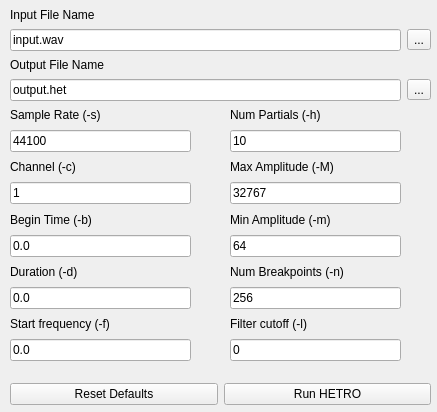
   <widget class="QWidget" name="tab_2" >
    <property name="geometry" >
     <rect>
      <x>0</x>
      <y>0</y>
      <width>437</width>
      <height>412</height>
     </rect>
    </property>
    <attribute name="title" >
     <string>HETRO</string>
    </attribute>
    <widget class="QWidget" name="layoutWidget_6" >
     <property name="geometry" >
      <rect>
       <x>10</x>
       <y>370</y>
       <width>421</width>
       <height>49</height>
      </rect>
     </property>
     <layout class="QHBoxLayout" >
      <item>
       <widget class="QPushButton" name="hetResetPushButton" >
        <property name="text" >
         <string>Reset Defaults</string>
        </property>
       </widget>
      </item>
      <item>
       <widget class="QPushButton" name="hetRunPushButton" >
        <property name="text" >
         <string>Run HETRO</string>
        </property>
       </widget>
      </item>
     </layout>
    </widget>
    <widget class="QWidget" name="layoutWidget" >
     <property name="geometry" >
      <rect>
       <x>230</x>
       <y>100</y>
       <width>171</width>
       <height>261</height>
      </rect>
     </property>
     <layout class="QVBoxLayout" >
      <property name="spacing" >
       <number>0</number>
      </property>
      <item>
       <widget class="QLabel" name="label_16" >
        <property name="text" >
         <string>Num Partials (-h)</string>
        </property>
       </widget>
      </item>
      <item>
       <widget class="QLineEdit" name="hetPartialsLineEdit" >
        <property name="text" >
         <string>10</string>
        </property>
       </widget>
      </item>
      <item>
       <widget class="QLabel" name="label_15" >
        <property name="text" >
         <string>Max Amplitude (-M)</string>
        </property>
       </widget>
      </item>
      <item>
       <widget class="QLineEdit" name="hetMaxLineEdit" >
        <property name="text" >
         <string>32767</string>
        </property>
       </widget>
      </item>
      <item>
       <widget class="QLabel" name="label_14" >
        <property name="text" >
         <string>Min Amplitude (-m)</string>
        </property>
       </widget>
      </item>
      <item>
       <widget class="QLineEdit" name="hetMinLineEdit" >
        <property name="text" >
         <string>64</string>
        </property>
       </widget>
      </item>
      <item>
       <widget class="QLabel" name="label_13" >
        <property name="text" >
         <string>Num Breakpoints (-n)</string>
        </property>
       </widget>
      </item>
      <item>
       <widget class="QLineEdit" name="hetBreakpointsLineEdit" >
        <property name="text" >
         <string>256</string>
        </property>
       </widget>
      </item>
      <item>
       <widget class="QLabel" name="label_17" >
        <property name="text" >
         <string>Filter cutoff (-l)</string>
        </property>
       </widget>
      </item>
      <item>
       <widget class="QLineEdit" name="hetCutoffLineEdit" >
        <property name="text" >
         <string>0</string>
        </property>
       </widget>
      </item>
     </layout>
    </widget>
    <widget class="QWidget" name="layoutWidget" >
     <property name="geometry" >
      <rect>
       <x>10</x>
       <y>0</y>
       <width>421</width>
       <height>101</height>
      </rect>
     </property>
     <layout class="QGridLayout" >
      <property name="verticalSpacing" >
       <number>0</number>
      </property>
      <item row="0" column="0" >
       <widget class="QLabel" name="label_6" >
        <property name="text" >
         <string>Input File Name</string>
        </property>
       </widget>
      </item>
      <item row="1" column="0" >
       <widget class="QLineEdit" name="hetInputLineEdit" >
        <property name="text" >
         <string>input.wav</string>
        </property>
       </widget>
      </item>
      <item row="1" column="1" >
       <widget class="QToolButton" name="hetInputToolButton" >
        <property name="text" >
         <string>...</string>
        </property>
       </widget>
      </item>
      <item row="2" column="0" >
       <widget class="QLabel" name="label_9" >
        <property name="text" >
         <string>Output File Name</string>
        </property>
       </widget>
      </item>
      <item row="3" column="0" >
       <widget class="QLineEdit" name="hetOutputLineEdit" >
        <property name="text" >
         <string>output.het</string>
        </property>
       </widget>
      </item>
      <item row="3" column="1" >
       <widget class="QToolButton" name="hetOutputToolButton" >
        <property name="text" >
         <string>...</string>
        </property>
       </widget>
      </item>
     </layout>
    </widget>
    <widget class="QWidget" name="layoutWidget" >
     <property name="geometry" >
      <rect>
       <x>10</x>
       <y>100</y>
       <width>181</width>
       <height>261</height>
      </rect>
     </property>
     <layout class="QGridLayout" >
      <property name="spacing" >
       <number>0</number>
      </property>
      <item row="0" column="0" >
       <widget class="QLabel" name="label_8" >
        <property name="text" >
         <string>Sample Rate (-s)</string>
        </property>
       </widget>
      </item>
      <item row="1" column="0" >
       <widget class="QLineEdit" name="hetSrLineEdit" >
        <property name="text" >
         <string>44100</string>
        </property>
       </widget>
      </item>
      <item row="2" column="0" >
       <widget class="QLabel" name="label_11" >
        <property name="text" >
         <string>Channel (-c)</string>
        </property>
       </widget>
      </item>
      <item row="3" column="0" >
       <widget class="QLineEdit" name="hetChannelLineEdit" >
        <property name="text" >
         <string>1</string>
        </property>
       </widget>
      </item>
      <item row="4" column="0" >
       <widget class="QLabel" name="label_7" >
        <property name="text" >
         <string>Begin Time (-b)</string>
        </property>
       </widget>
      </item>
      <item row="5" column="0" >
       <widget class="QLineEdit" name="hetBeginLineEdit" >
        <property name="text" >
         <string>0.0</string>
        </property>
       </widget>
      </item>
      <item row="6" column="0" >
       <widget class="QLabel" name="label_10" >
        <property name="text" >
         <string>Duration (-d)</string>
        </property>
       </widget>
      </item>
      <item row="7" column="0" >
       <widget class="QLineEdit" name="hetDurationLineEdit" >
        <property name="text" >
         <string>0.0</string>
        </property>
       </widget>
      </item>
      <item row="8" column="0" >
       <widget class="QLabel" name="label_12" >
        <property name="text" >
         <string>Start frequency (-f)</string>
        </property>
       </widget>
      </item>
      <item row="9" column="0" >
       <widget class="QLineEdit" name="hetStartLineEdit" >
        <property name="text" >
         <string>0.0</string>
        </property>
       </widget>
      </item>
     </layout>
    </widget>
   </widget>
